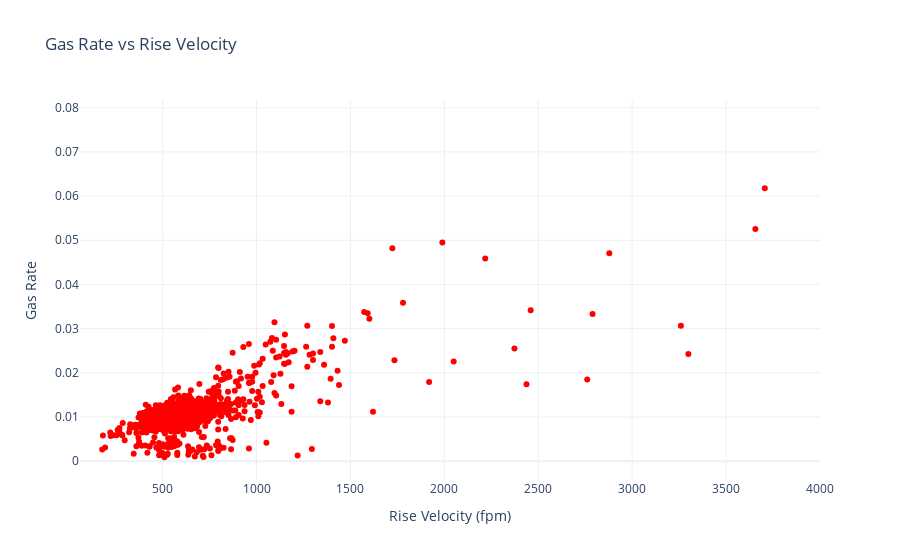

The code cell stored with this chart in its notebook:
### Code cell
# Create Plotly figure
fig = go.Figure()

# Add scatter plot (point cloud)
fig.add_trace(go.Scatter(
    x=df_z['Rise Velocity (fpm)'],
    y=df_z['GasRate'],
    mode='markers',
    marker=dict(size=6, color='red', opacity=1),
    name='Gas Rate'
))

# Customize layout
fig.update_layout(
    title='Gas Rate vs Rise Velocity',
    xaxis_title='Rise Velocity (fpm)',
    yaxis_title='Gas Rate',
    xaxis_range=[60, 4000],  # Set x-axis limits (adjust as needed)
    template='plotly_white'
)

# Show plot
fig.show()

### Figure 1 — Plotly figure (JSON) as saved in the notebook; plotly's stock layout.template omitted (floating-point values rounded to 4 significant figures; data arrays with more than 128 entries replaced by an {"elided": "..."} marker saying what was removed)
{"data": [{"marker": {"color": "red", "opacity": 1, "size": 6}, "mode": "markers", "name": "Gas Rate", "type": "scatter", "x": {"elided": "1668 float values"}, "y": {"elided": "1668 float values"}}], "layout": {"title": {"text": "Gas Rate vs Rise Velocity"}, "xaxis": {"range": [60, 4000], "title": {"text": "Rise Velocity (fpm)"}}, "yaxis": {"title": {"text": "Gas Rate"}}}}
